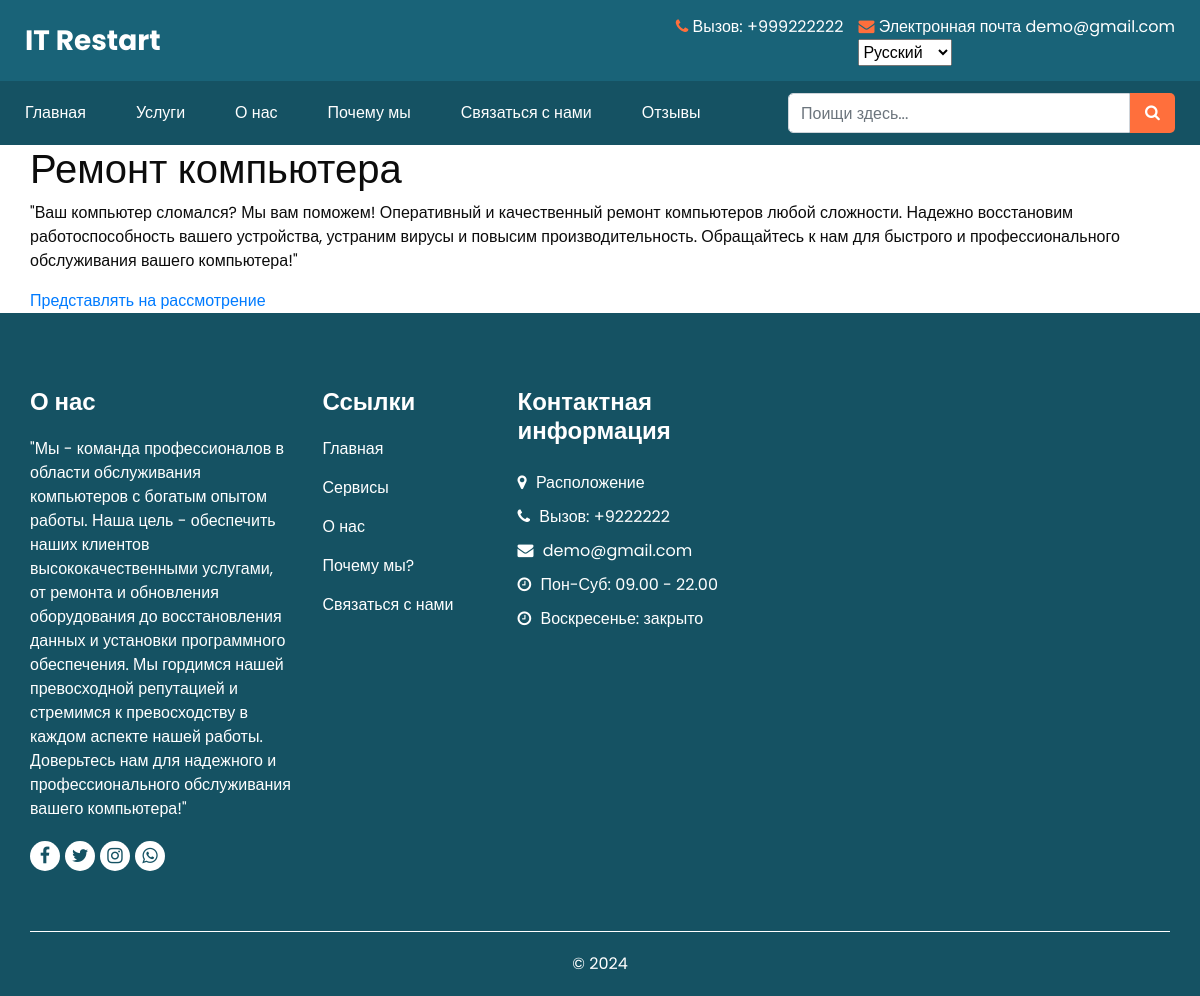
The page /ru/service_detail/1/ on the database its author committed.
### service/models.py (models this page shows, shortened)
class Service(models.Model):
    name = models.CharField(max_length=50, verbose_name=_('Service'))
    description = models.TextField(verbose_name=_('Description'))
    category = models.ForeignKey('ServiceCategory', on_delete=models.PROTECT, null=True,blank=True)

### service/views.py (the view)
# urls.py: path('service_detail/<int:pk>/', ServiceDetailView.as_view(), name='service_detail'),
class ServiceDetailView(DetailView):
    model = Service
    template_name = 'service_detail.html'  # Customize this template
    def get_object(self, queryset=None):
        return Service.objects.get(pk=self.kwargs['pk'])

### service/templates/service/service_detail.html (shortened to what this page needs)
{% extends 'base.html' %}
{% load static %}
{% load i18n %}
{% block service %}
{% if service %}
<div class="container">
	<h1>{{ service.name }}</h1>
<p>{{ service.description }}</p>
<div class="btn-box">
 <a href="{% url 'contact' %}">{% trans 'Представлять на рассмотрение' %}</a>
</div>
</div>
{% endif %}
{% endblock %}

### static/css/style.css (style rules this page uses)
body { font-family: "Poppins", sans-serif; color: #0c0c0c; background-color: #ffffff; overflow-x: hidden; }
a, a:hover, a:focus { text-decoration: none; }

### static/css/responsive.css (style rules this page uses)
@media (min-width: 1200px) { .container { max-width: 1170px; } }

### rows shown on the page
Service: name "Ремонт компьютера", description "\"Ваш компьютер сломался? Мы вам поможем! Оперативный и качественный ремонт компьютеров любой сложности. Надежно восстановим работоспособность вашего устройства, устраним вирусы и повысим производительность. Обращайтесь к нам для быстрого и профессионального обслуживания вашего компьютера!\""

### other values the page prints
form field language "Русский"
